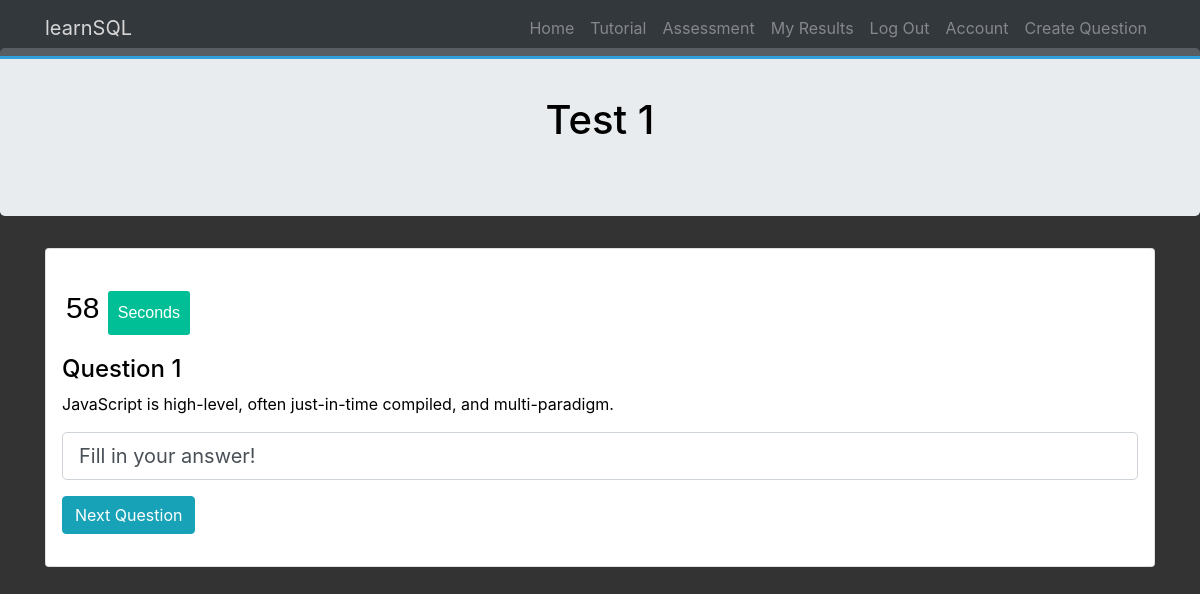
The page /test/1/1 (signed in) on the database as committed earlier.
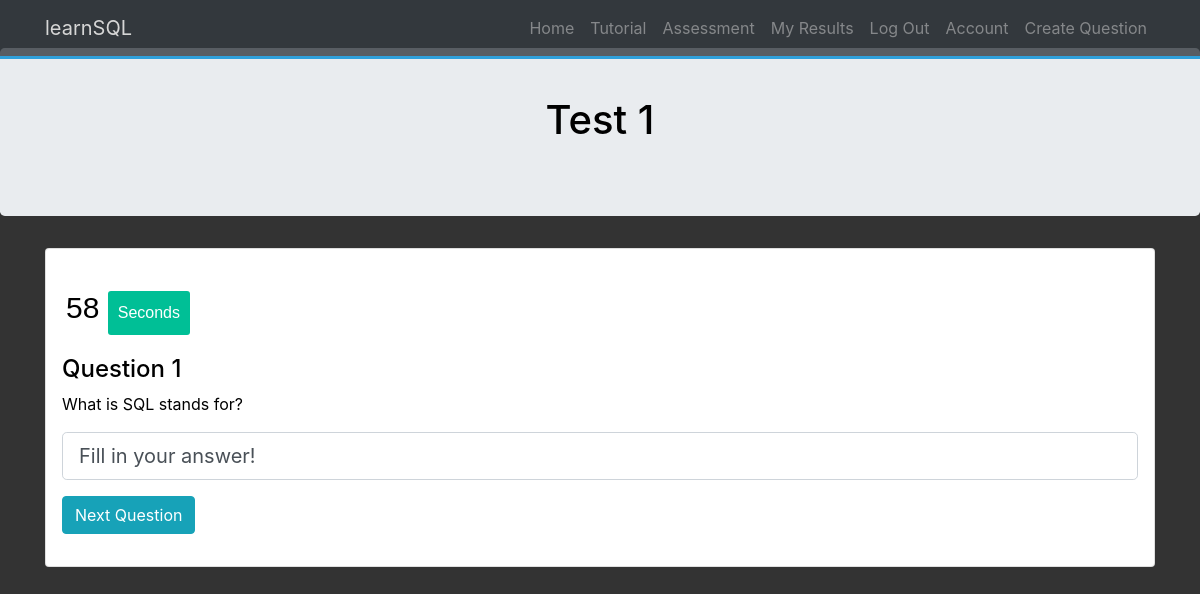
The same page on the database as committed later.
### OnlineAssessment/models.py (models this page shows, shortened)
class Question(db.Model):
    __tablename__ = 'questions'
    id = db.Column(db.Integer, primary_key=True)
    title = db.Column(db.String(140), nullable=False)
    content = db.Column(db.String(140), nullable=False)
    answers = db.relationship('Answer', backref='question', lazy=True)
    correct_answer = db.Column(db.String(140), nullable=False)

### OnlineAssessment/tests/views.py (the view, shortened to what this page needs)
@tests.route('/test/<int:test_id>/<int:question_num>', methods=['GET', 'POST'])
@login_required
def test(test_id, question_num):
    test = Test.query.get_or_404(test_id)
    questions = test.questions
    answers = Answer.query.filter_by(test_id=test_id).all()
    form = AnswerForm()
    testForm = TestForm()
    return render_template('test_question.html', test=test, questions=questions, form=form, answers=answers, question_num=question_num)

### OnlineAssessment/tests/forms.py
class AnswerForm(FlaskForm):
    question = IntegerField('Question', validators=[DataRequired()])
    content = StringField(
        'Content', validators=[DataRequired()], default='Fill in your answer!')
    submit = SubmitField('Submit')

class TestForm(FlaskForm):
    submit = SubmitField('Submit')

### OnlineAssessment/models.py (called while the page is built)
@login_manager.user_loader
def load_user(user_id):
    return User.query.get(user_id)

### OnlineAssessment/templates/test_question.html (shortened to what this page needs)
{% extends "base.html" %}
{% block content %}
<div class="jumbotron mt-5 pt-5 d-flex justify-content-center" style="color: black;">
	<h1>Test {{test.id}}</h1>
</div>
<div class="container" style="color: black;">
	<div class="card">
		<div class="card-body">
			<div id="timer">
				<span class="seconds" style="color: black;"></span>
				<div class="smalltext">Seconds</div>
			</div>
		</div>
		<form class="form-group px-3" action="{{ url_for('tests.test', test_id=test.id, question_num=question_num ) }}"
			method="POST">
			<h4 class="question_number">Question {{ question_num }}</h4>
			<p class="card-text">{{ questions[question_num-1].content }}</p>
			<div class="form-group">
				{{ form.content(class="form-control form-control-lg ") }}
			</div>
			<div class="form-group">
				{% if question_num == questions|length %}
				{{ form.submit(class="btn btn-info next-btn", value='Submit the Test') }}
				{% else %}
				{{ form.submit(class="btn btn-info next-btn", value='Next Question') }}
				{% endif %}
			</div>
		</form>
	</div>
</div>
{% endblock %}

Rows that differ between the two databases and show on the page:
no longer on this page (row edited): Question: content "JavaScript is high-level, often just-in-time compiled, and multi-paradigm."
now on this page (row edited): Question: content "What is SQL stands for?"
